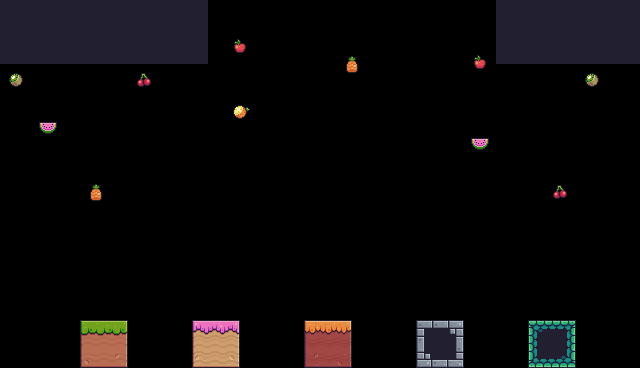

Below is a game level as drawn by its tile map, then a one-line description and the .tmx file that defines it, in full:
An orthogonal 40x23 tile map with 16x16 px tiles, 1 tile layer (Tile Layer 1), 10 tilesets and 6 objects (Mask Dude, Ninja Frog, Virtual Guy, Pink Man, PixelAdventure, ...).

<map version="1.10" tiledversion="1.10.1" orientation="orthogonal" renderorder="right-down" width="40" height="23" tilewidth="16" tileheight="16" infinite="0" nextlayerid="3" nextobjectid="12">
 <tileset firstgid="1" source="Text (White)2 (8x10).tsx" />
 <tileset firstgid="51" source="Pixel_Adventure.tsx" />
 <tileset firstgid="293" source="coin.tsx" />
 <tileset firstgid="361" source="Cherries.tsx" />
 <tileset firstgid="429" source="Pineapple.tsx" />
 <tileset firstgid="497" source="Orange.tsx" />
 <tileset firstgid="565" source="Melon.tsx" />
 <tileset firstgid="633" source="Text (White).tsx" />
 <tileset firstgid="833" source="rockhead.tsx" />
 <tileset firstgid="837" source="Kiwi.tsx" />
 <layer id="1" name="Tile Layer 1" width="40" height="23">
  <data encoding="csv">
250,250,250,250,250,250,250,250,250,250,250,250,250,0,0,0,0,0,0,0,0,0,0,0,0,0,0,0,0,0,0,74,74,74,74,74,74,74,74,74,
250,250,250,250,250,250,250,250,250,250,250,250,250,0,0,0,0,0,0,0,0,0,0,0,0,0,0,0,0,0,0,74,74,74,74,74,74,74,74,74,
250,250,250,250,250,250,250,250,250,250,250,250,250,0,293,294,0,0,0,0,0,0,0,0,0,0,0,0,0,0,0,74,74,74,74,74,74,74,74,74,
250,250,250,250,250,250,250,250,250,250,250,250,250,0,327,328,0,0,0,0,0,429,430,0,0,0,0,0,0,293,294,74,74,74,74,74,74,74,74,74,
837,838,0,0,0,0,0,0,361,362,0,0,0,0,0,0,0,0,0,0,0,463,464,0,0,0,0,0,0,327,328,0,0,0,0,0,837,838,0,0,
871,872,0,0,0,0,0,0,395,396,0,0,0,0,0,0,0,0,0,0,0,0,0,0,0,0,0,0,0,0,0,0,0,0,0,0,871,872,0,0,
0,0,0,0,0,0,0,0,0,0,0,0,0,0,497,498,0,0,0,0,0,0,0,0,0,0,0,0,0,0,0,0,0,0,0,0,0,0,0,0,
0,0,565,566,0,0,0,0,0,0,0,0,0,0,531,532,0,0,0,0,0,0,0,0,0,0,0,0,0,0,0,0,0,0,0,0,0,0,0,0,
0,0,599,600,0,0,0,0,0,0,0,0,0,0,0,0,0,0,0,0,0,0,0,0,0,0,0,0,0,565,566,0,0,0,0,0,0,0,0,0,
0,0,0,0,0,0,0,0,0,0,0,0,0,0,0,0,0,0,0,0,0,0,0,0,0,0,0,0,0,599,600,0,0,0,0,0,0,0,0,0,
0,0,0,0,0,0,0,0,0,0,0,0,0,0,0,0,0,0,0,0,0,0,0,0,0,0,0,0,0,0,0,0,0,0,0,0,0,0,0,0,
0,0,0,0,0,429,430,0,0,0,0,0,0,0,0,0,0,0,0,0,0,0,0,0,0,0,0,0,0,0,0,0,0,0,361,362,0,0,0,0,
0,0,0,0,0,463,464,0,0,0,0,0,0,0,0,0,0,0,0,0,0,0,0,0,0,0,0,0,0,0,0,0,0,0,395,396,0,0,0,0,
0,0,0,0,0,0,0,0,0,0,0,0,0,0,0,0,0,0,0,0,0,0,0,0,0,0,0,0,0,0,0,0,0,0,0,0,0,0,0,0,
0,0,0,0,0,0,0,0,0,0,0,0,0,0,0,0,0,0,0,0,0,0,0,0,0,0,0,0,0,0,0,0,0,0,0,0,0,0,0,0,
0,0,0,0,0,0,0,0,0,0,0,0,0,0,0,0,0,0,0,0,0,0,0,0,0,0,0,0,0,0,0,0,0,0,0,0,0,0,0,0,
0,0,0,0,0,0,0,0,0,0,0,0,0,0,0,0,0,0,0,0,0,0,0,0,0,0,0,0,0,0,0,0,0,0,0,0,0,0,0,0,
0,0,0,0,0,0,0,0,0,0,0,0,0,0,0,0,0,0,0,0,0,0,0,0,0,0,0,0,0,0,0,0,0,0,0,0,0,0,0,0,
0,0,0,0,0,0,0,0,0,0,0,0,0,0,0,0,0,0,0,0,0,0,0,0,0,0,0,0,0,0,0,0,0,0,0,0,0,0,0,0,
0,0,0,0,0,0,0,0,0,0,0,0,0,0,0,0,0,0,0,0,0,0,0,0,0,0,0,0,0,0,0,0,0,0,0,0,0,0,0,0,
0,0,0,0,0,57,58,59,0,0,0,0,233,234,235,0,0,0,0,145,146,147,0,0,0,0,51,52,53,0,0,0,0,227,228,229,0,0,0,0,
0,0,0,0,0,79,80,81,0,0,0,0,255,256,257,0,0,0,0,167,168,169,0,0,0,0,73,74,75,0,0,0,0,249,250,251,0,0,0,0,
0,0,0,0,0,101,102,103,0,0,0,0,277,278,279,0,0,0,0,189,190,191,0,0,0,0,95,96,97,0,0,0,0,271,272,273,0,0,0,0
</data>
 </layer>
 <objectgroup id="2" name="Spawn">
  <object id="4" type="Mask Dude" x="197.333" y="229.333" />
  <object id="6" type="Ninja Frog" x="277.333" y="229.333" />
  <object id="7" type="Virtual Guy" x="362.667" y="228.667" />
  <object id="8" type="Pink Man" x="442" y="228.667" />
  <object id="9" type="PixelAdventure" x="325" y="155" />
  <object id="11" type="ChooseCharacter" x="400" y="193" />
 </objectgroup>
</map>
